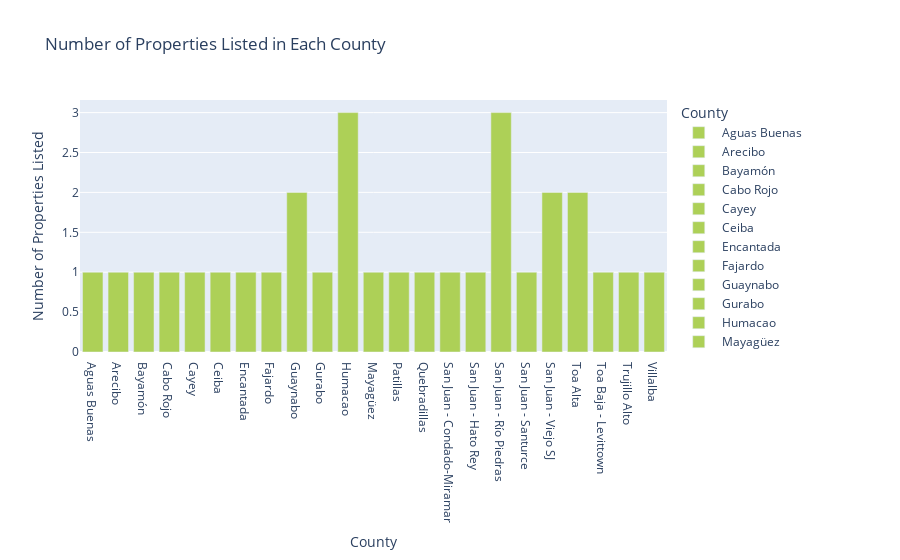

Notebook code cell kept with this figure:
### Code cell
fig.show()

### Figure 1 — Plotly figure (JSON) as saved in the notebook; plotly's stock layout.template omitted (floating-point values rounded to 4 significant figures)
{"data": [{"alignmentgroup": "True", "hovertemplate": "County=%{x}<br>Number of Properties Listed=%{y}<extra></extra>", "legendgroup": " Aguas Buenas", "marker": {"color": "#add057", "pattern": {"shape": ""}}, "name": " Aguas Buenas", "offsetgroup": " Aguas Buenas", "orientation": "v", "showlegend": true, "textposition": "auto", "type": "bar", "x": [" Aguas Buenas"], "xaxis": "x", "y": [1], "yaxis": "y"}, {"alignmentgroup": "True", "hovertemplate": "County=%{x}<br>Number of Properties Listed=%{y}<extra></extra>", "legendgroup": " Arecibo", "marker": {"color": "#add057", "pattern": {"shape": ""}}, "name": " Arecibo", "offsetgroup": " Arecibo", "orientation": "v", "showlegend": true, "textposition": "auto", "type": "bar", "x": [" Arecibo"], "xaxis": "x", "y": [1], "yaxis": "y"}, {"alignmentgroup": "True", "hovertemplate": "County=%{x}<br>Number of Properties Listed=%{y}<extra></extra>", "legendgroup": " Bayamón", "marker": {"color": "#add057", "pattern": {"shape": ""}}, "name": " Bayamón", "offsetgroup": " Bayamón", "orientation": "v", "showlegend": true, "textposition": "auto", "type": "bar", "x": [" Bayamón"], "xaxis": "x", "y": [1], "yaxis": "y"}, {"alignmentgroup": "True", "hovertemplate": "County=%{x}<br>Number of Properties Listed=%{y}<extra></extra>", "legendgroup": " Cabo Rojo", "marker": {"color": "#add057", "pattern": {"shape": ""}}, "name": " Cabo Rojo", "offsetgroup": " Cabo Rojo", "orientation": "v", "showlegend": true, "textposition": "auto", "type": "bar", "x": [" Cabo Rojo"], "xaxis": "x", "y": [1], "yaxis": "y"}, {"alignmentgroup": "True", "hovertemplate": "County=%{x}<br>Number of Properties Listed=%{y}<extra></extra>", "legendgroup": " Cayey", "marker": {"color": "#add057", "pattern": {"shape": ""}}, "name": " Cayey", "offsetgroup": " Cayey", "orientation": "v", "showlegend": true, "textposition": "auto", "type": "bar", "x": [" Cayey"], "xaxis": "x", "y": [1], "yaxis": "y"}, {"alignmentgroup": "True", "hovertemplate": "County=%{x}<br>Number of Properties Listed=%{y}<extra></extra>", "legendgroup": " Ceiba", "marker": {"color": "#add057", "pattern": {"shape": ""}}, "name": " Ceiba", "offsetgroup": " Ceiba", "orientation": "v", "showlegend": true, "textposition": "auto", "type": "bar", "x": [" Ceiba"], "xaxis": "x", "y": [1], "yaxis": "y"}, {"alignmentgroup": "True", "hovertemplate": "County=%{x}<br>Number of Properties Listed=%{y}<extra></extra>", "legendgroup": " Encantada ", "marker": {"color": "#add057", "pattern": {"shape": ""}}, "name": " Encantada ", "offsetgroup": " Encantada ", "orientation": "v", "showlegend": true, "textposition": "auto", "type": "bar", "x": [" Encantada "], "xaxis": "x", "y": [1], "yaxis": "y"}, {"alignmentgroup": "True", "hovertemplate": "County=%{x}<br>Number of Properties Listed=%{y}<extra></extra>", "legendgroup": " Fajardo", "marker": {"color": "#add057", "pattern": {"shape": ""}}, "name": " Fajardo", "offsetgroup": " Fajardo", "orientation": "v", "showlegend": true, "textposition": "auto", "type": "bar", "x": [" Fajardo"], "xaxis": "x", "y": [1], "yaxis": "y"}, {"alignmentgroup": "True", "hovertemplate": "County=%{x}<br>Number of Properties Listed=%{y}<extra></extra>", "legendgroup": " Guaynabo", "marker": {"color": "#add057", "pattern": {"shape": ""}}, "name": " Guaynabo", "offsetgroup": " Guaynabo", "orientation": "v", "showlegend": true, "textposition": "auto", "type": "bar", "x": [" Guaynabo"], "xaxis": "x", "y": [2], "yaxis": "y"}, {"alignmentgroup": "True", "hovertemplate": "County=%{x}<br>Number of Properties Listed=%{y}<extra></extra>", "legendgroup": " Gurabo", "marker": {"color": "#add057", "pattern": {"shape": ""}}, "name": " Gurabo", "offsetgroup": " Gurabo", "orientation": "v", "showlegend": true, "textposition": "auto", "type": "bar", "x": [" Gurabo"], "xaxis": "x", "y": [1], "yaxis": "y"}, {"alignmentgroup": "True", "hovertemplate": "County=%{x}<br>Number of Properties Listed=%{y}<extra></extra>", "legendgroup": " Humacao", "marker": {"color": "#add057", "pattern": {"shape": ""}}, "name": " Humacao", "offsetgroup": " Humacao", "orientation": "v", "showlegend": true, "textposition": "auto", "type": "bar", "x": [" Humacao"], "xaxis": "x", "y": [3], "yaxis": "y"}, {"alignmentgroup": "True", "hovertemplate": "County=%{x}<br>Number of Properties Listed=%{y}<extra></extra>", "legendgroup": " Mayagüez", "marker": {"color": "#add057", "pattern": {"shape": ""}}, "name": " Mayagüez", "offsetgroup": " Mayagüez", "orientation": "v", "showlegend": true, "textposition": "auto", "type": "bar", "x": [" Mayagüez"], "xaxis": "x", "y": [1], "yaxis": "y"}, {"alignmentgroup": "True", "hovertemplate": "County=%{x}<br>Number of Properties Listed=%{y}<extra></extra>", "legendgroup": " Patillas", "marker": {"color": "#add057", "pattern": {"shape": ""}}, "name": " Patillas", "offsetgroup": " Patillas", "orientation": "v", "showlegend": true, "textposition": "auto", "type": "bar", "x": [" Patillas"], "xaxis": "x", "y": [1], "yaxis": "y"}, {"alignmentgroup": "True", "hovertemplate": "County=%{x}<br>Number of Properties Listed=%{y}<extra></extra>", "legendgroup": " Quebradillas", "marker": {"color": "#add057", "pattern": {"shape": ""}}, "name": " Quebradillas", "offsetgroup": " Quebradillas", "orientation": "v", "showlegend": true, "textposition": "auto", "type": "bar", "x": [" Quebradillas"], "xaxis": "x", "y": [1], "yaxis": "y"}, {"alignmentgroup": "True", "hovertemplate": "County=%{x}<br>Number of Properties Listed=%{y}<extra></extra>", "legendgroup": " San Juan - Condado-Miramar", "marker": {"color": "#add057", "pattern": {"shape": ""}}, "name": " San Juan - Condado-Miramar", "offsetgroup": " San Juan - Condado-Miramar", "orientation": "v", "showlegend": true, "textposition": "auto", "type": "bar", "x": [" San Juan - Condado-Miramar"], "xaxis": "x", "y": [1], "yaxis": "y"}, {"alignmentgroup": "True", "hovertemplate": "County=%{x}<br>Number of Properties Listed=%{y}<extra></extra>", "legendgroup": " San Juan - Hato Rey", "marker": {"color": "#add057", "pattern": {"shape": ""}}, "name": " San Juan - Hato Rey", "offsetgroup": " San Juan - Hato Rey", "orientation": "v", "showlegend": true, "textposition": "auto", "type": "bar", "x": [" San Juan - Hato Rey"], "xaxis": "x", "y": [1], "yaxis": "y"}, {"alignmentgroup": "True", "hovertemplate": "County=%{x}<br>Number of Properties Listed=%{y}<extra></extra>", "legendgroup": " San Juan - Río Piedras", "marker": {"color": "#add057", "pattern": {"shape": ""}}, "name": " San Juan - Río Piedras", "offsetgroup": " San Juan - Río Piedras", "orientation": "v", "showlegend": true, "textposition": "auto", "type": "bar", "x": [" San Juan - Río Piedras"], "xaxis": "x", "y": [3], "yaxis": "y"}, {"alignmentgroup": "True", "hovertemplate": "County=%{x}<br>Number of Properties Listed=%{y}<extra></extra>", "legendgroup": " San Juan - Santurce", "marker": {"color": "#add057", "pattern": {"shape": ""}}, "name": " San Juan - Santurce", "offsetgroup": " San Juan - Santurce", "orientation": "v", "showlegend": true, "textposition": "auto", "type": "bar", "x": [" San Juan - Santurce"], "xaxis": "x", "y": [1], "yaxis": "y"}, {"alignmentgroup": "True", "hovertemplate": "County=%{x}<br>Number of Properties Listed=%{y}<extra></extra>", "legendgroup": " San Juan - Viejo SJ", "marker": {"color": "#add057", "pattern": {"shape": ""}}, "name": " San Juan - Viejo SJ", "offsetgroup": " San Juan - Viejo SJ", "orientation": "v", "showlegend": true, "textposition": "auto", "type": "bar", "x": [" San Juan - Viejo SJ"], "xaxis": "x", "y": [2], "yaxis": "y"}, {"alignmentgroup": "True", "hovertemplate": "County=%{x}<br>Number of Properties Listed=%{y}<extra></extra>", "legendgroup": " Toa Alta", "marker": {"color": "#add057", "pattern": {"shape": ""}}, "name": " Toa Alta", "offsetgroup": " Toa Alta", "orientation": "v", "showlegend": true, "textposition": "auto", "type": "bar", "x": [" Toa Alta"], "xaxis": "x", "y": [2], "yaxis": "y"}, {"alignmentgroup": "True", "hovertemplate": "County=%{x}<br>Number of Properties Listed=%{y}<extra></extra>", "legendgroup": " Toa Baja - Levittown", "marker": {"color": "#add057", "pattern": {"shape": ""}}, "name": " Toa Baja - Levittown", "offsetgroup": " Toa Baja - Levittown", "orientation": "v", "showlegend": true, "textposition": "auto", "type": "bar", "x": [" Toa Baja - Levittown"], "xaxis": "x", "y": [1], "yaxis": "y"}, {"alignmentgroup": "True", "hovertemplate": "County=%{x}<br>Number of Properties Listed=%{y}<extra></extra>", "legendgroup": " Trujillo Alto", "marker": {"color": "#add057", "pattern": {"shape": ""}}, "name": " Trujillo Alto", "offsetgroup": " Trujillo Alto", "orientation": "v", "showlegend": true, "textposition": "auto", "type": "bar", "x": [" Trujillo Alto"], "xaxis": "x", "y": [1], "yaxis": "y"}, {"alignmentgroup": "True", "hovertemplate": "County=%{x}<br>Number of Properties Listed=%{y}<extra></extra>", "legendgroup": " Villalba", "marker": {"color": "#add057", "pattern": {"shape": ""}}, "name": " Villalba", "offsetgroup": " Villalba", "orientation": "v", "showlegend": true, "textposition": "auto", "type": "bar", "x": [" Villalba"], "xaxis": "x", "y": [1], "yaxis": "y"}], "layout": {"barmode": "relative", "legend": {"title": {"text": "County"}, "tracegroupgap": 0}, "title": {"text": "Number of Properties Listed in Each County"}, "xaxis": {"anchor": "y", "categoryarray": [" Aguas Buenas", " Arecibo", " Bayamón", " Cabo Rojo", " Cayey", " Ceiba", " Encantada ", " Fajardo", " Guaynabo", " Gurabo", " Humacao", " Mayagüez", " Patillas", " Quebradillas", " San Juan - Condado-Miramar", " San Juan - Hato Rey", " San Juan - Río Piedras", " San Juan - Santurce", " San Juan - Viejo SJ", " Toa Alta", " Toa Baja - Levittown", " Trujillo Alto", " Villalba"], "categoryorder": "array", "domain": [0, 1], "title": {"text": "County"}}, "yaxis": {"anchor": "x", "domain": [0, 1], "title": {"text": "Number of Properties Listed"}}}}
